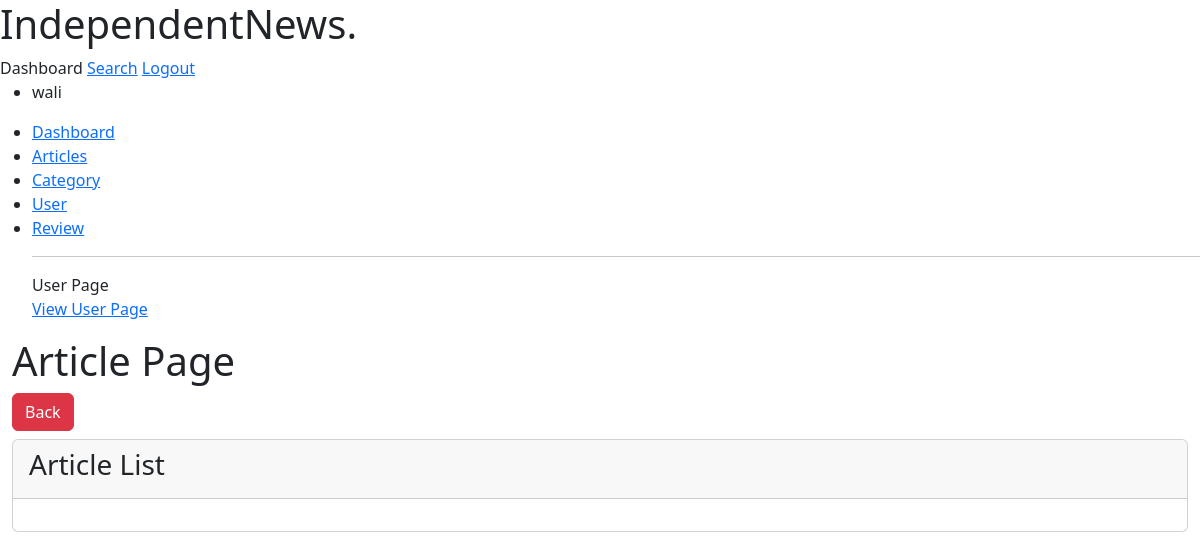
The page /pages/admin/crud/article/show.php?slug=crud (signed in) on the database as committed earlier.
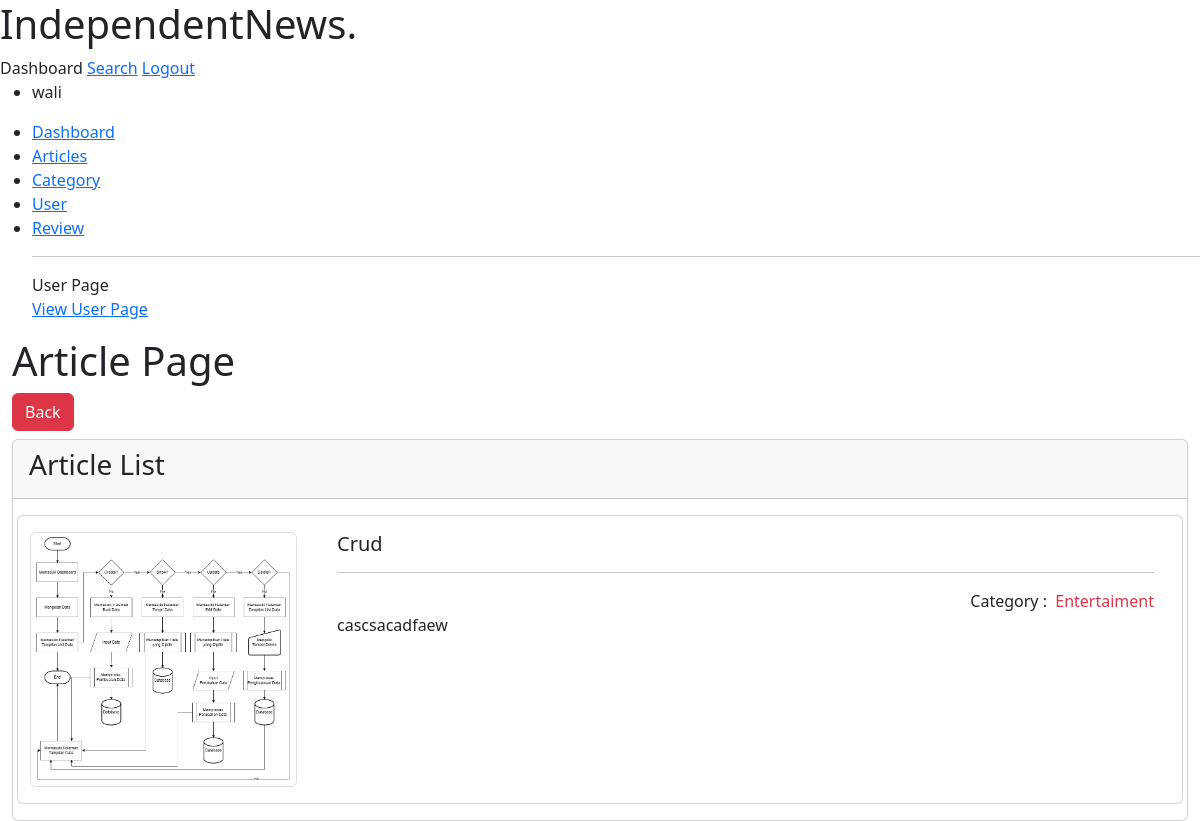
The same page on the database as committed later.
### tables this page shows
CREATE TABLE `articles` (
  `id_article` int(3) NOT NULL,
  `cover_article` varchar(40) NOT NULL,
  `title_article` varchar(40) NOT NULL,
  `slug_article` varchar(40) NOT NULL,
  `desc_article` longtext NOT NULL,
  `review_article` int(10) NOT NULL,
  `username` varchar(40) NOT NULL,
  `id_category` int(3) NOT NULL
);

CREATE TABLE `categories` (
  `id_category` int(3) NOT NULL,
  `name_category` varchar(30) NOT NULL,
  `slug_category` varchar(30) NOT NULL
);

### pages/admin/crud/article/show.php (the view, shortened to what this page needs)
<!DOCTYPE html>
<html lang="en">
<head>
    <link href="https://cdn.jsdelivr.net/npm/bootstrap@5.3.0-alpha3/dist/css/bootstrap.min.css" rel="stylesheet">
    <link rel="stylesheet" href="https://cdn.jsdelivr.net/npm/bootstrap-icons@1.10.5/font/bootstrap-icons.css">
</head>
<body>
    <nav>
        <h1>Independent<span>News</span>.</h1>
        <div>
            <span>Dashboard</span>
            <a href="#">Search</a>
            <a href="../../../../auth/logout.php">Logout</a>
        </div>
    </nav>
    <section>
        <div>
            <ul>
                <li><?php echo $_SESSION['username']; ?></li>
            </ul>
            <ul>
                <li><a href="../../index.php">Dashboard</a></li>
                <li><a href="article.php">Articles</a></li>
                <li><a href="../category/category.php">Category</a></li>
                <li><a href="../user/user.php">User</a></li>
                <li><a href="../review/review.php">Review</a></li>
                <hr size="2px" color="black">
                <span>User Page</span> <br>
                <a href="../../../user/index.php">View User Page</a>
            </ul>
        </div>
    </section>
    <div class="content-wrapper">
        <section class="content">
            <div class="container-fluid">
                <h1>Article Page</h1>
                <a href="article.php" class="btn btn-danger mb-2">Back</a>
                <div class="card card-default color-palette-box">
                    <div class="card-header">
                        <h3 class="card-title">Article List</h3>
                    </div>
                    <div class="card-body">
                        <div class="row">
                            <?php
                                include "../../../../connection/connection.php";
                                $slug = $_GET['slug'];
                                $data = mysqli_query($con, "select
                                    articles.id_article, articles.cover_article, articles.title_article, articles.slug_article, articles.desc_article, articles.id_category,
                                    categories.id_category, categories.name_category, categories.slug_category
                                    from articles, categories
                                    where articles.id_category=categories.id_category
                                    and articles.slug_article = '$slug'
                                    order by articles.title_article asc
                                ");
                                foreach ($data as $d) {
                            ?>
                            <div class="card card-default">
                                <div class="row">
                                    <div class="col-3 py-3">
                                        <img class="card-img-top img-thumbnail rounded" src="<?php echo 'cover_article/' . $d['cover_article']; ?>" alt="Cover Article <?php echo $d['title_article']; ?>">
                                    </div>
                                    <div class="col-9">
                                        <div class="card-body">
                                            <h5 class="card-title"><?php echo $d['title_article']; ?></h5>
                                            <hr>
                                            <div class="d-flex justify-content-end">
                                                <span>Category : &nbsp;<a style="text-decoration: none;" href="category.php?slug=<?php echo $d['slug_category']; ?>" class="text-danger"><?php echo $d['name_category']; ?></a></span>
                                            </div>
                                            <p style="text-align: justify;" class="card-text"><?php echo $d['desc_article']; ?></p>
                                        </div>
                                    </div>
                                </div>
                            </div>
                            <?php
                                }
                            ?>
                        </div>
                    </div>
                </div>
            </div>
        </section>
    </div>
</body>
</html>

Rows that differ between the two databases and show on the page:
added articles: cover_article+title_article (picture), title_article "Crud", id_category.name_category "Entertaiment", desc_article "cascsacadfaew"
